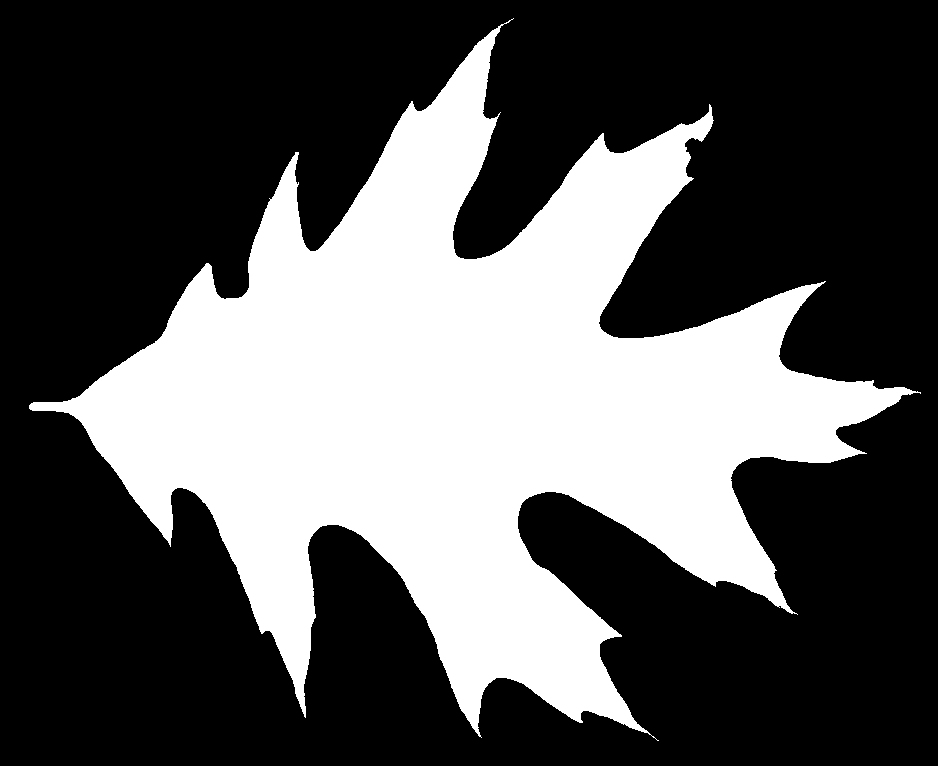
#> input picture input/images/11.jpg, 938 x 766 px; its folder holds 7 pictures in this run
$ jupyter execute --allow-errors Feature_Extraction_Leaf_Dynamic_Time_Wrapping.ipynb   (shell and % lines are left out)   (older library calls are emulated)
#> lines starting #> are read from the running program, lines starting #| are printed output that depends on the picture
# Feature Extraction for Leaf Classification (using similarity distance)
The generated Quasi Time-Series can be used as a useful feature in contructing a Leaf Classification algorithm.
The motivation was based on a recent competition in Kaggle: https://www.kaggle.com/c/leaf-classification. All details and inputs can be found in the above link (although the competition is closed!)

[cell 1]
# first we import all necessary libraries

#I/O libs
import glob
import os
import time
from bar import Bar
from natsort import natsorted
from subprocess import check_output
import itertools

# Common libs
import numpy as np
import pandas as pd
import seaborn as sns

# Matplotlib
import matplotlib.pyplot as plt
import matplotlib.image as mpimg       # reading images to numpy arrays
import matplotlib.patches as mpatches  # to draw a circle at the mean contour

# mlpy - Machine Learning Python see: http://mlpy.sourceforge.net/
import mlpy

# Scipy libraries
from scipy.misc import imread
import scipy.ndimage as ndi            # to determine shape centrality
from scipy.spatial import distance
from scipy.signal import argrelextrema

# Skimage lib for finding the contour
from skimage import measure            # to find shape contour
from skimage.measure import profile_line

from pylab import rcParams

#> (a cell that did not finish here is left out)

###  Generating Quasi Time-Series based on Leaf's Outer Contour

[cell 3]
#obtaining all quasi time_series for into a list
time_series=[]
norm_time_series=[]

# looping through all images, extract their contour and quasi time-series.
#> (the rest of this cell did not finish here and is left out)

###  Let's look at two distinct images and their corresponding quasi time_series

[cell 4]
rcParams['figure.figsize'] = (12, 6)

# reading an image file using matplotlib into a numpy array
# looking at two distance images
img1 = mpimg.imread('./input/images/11.jpg')
#> img1 is the input picture: shape (766, 938); min 0, max 255, mean 87.4
cy1,cx1 = ndi.center_of_mass(img1) #using image processing module of scipy to find the center of the leaf
#> cy1 = 404; cx1 = 464.4

plt.subplot(231)
plt.title('Leaf (+center and outer contour)')
plt.imshow(img1,cmap='Set3')  # show me the leaf
contour1 = max(measure.find_contours(img1, .8), key=len)
#> contour1 = 6387 pairs, first value 23 to 737, second value 28 to 921
plt.plot(contour1[::,1], contour1[::,0], linewidth=1.2, c='k')

plt.scatter(cx1, cy1)           # show me its center
plt.subplot(232)
plt.title('Time Series based on Leaf Contour')
#> (the rest of this cell did not finish here and is left out)

###  Calculating quasi time-series distances using standard Dynamic Time Warping

[cell 5]
#Comparing two time-series using standard Dynamic Time Warping by calculating their similarity distances, see:
# https://izbicki.me/blog/converting-images-into-time-series-for-data-mining.html
# http://stats.stackexchange.com/questions/131281/dynamic-time-warping-clustering
# http://mlpy.sourceforge.net/

distances=[]
distances=np.zeros((len(norm_time_series),len(norm_time_series)))

#> (the rest of this cell did not finish here and is left out)

[cell 6]
# putting all distances into a Pandas dataframe

df_distances=pd.DataFrame(distances)

[cell 7]
df_distances.head()

## Results:

### Heatmap of Similarity Distances
The smaller values whih are shown darker are images which have higher probability to be identical.

[cell 8]
plt.rcParams['figure.figsize']=14,14
sns.heatmap(df_distances,cmap = 'hot',vmin=0,vmax=100)#'YlGnBu')
plt.tight_layout()
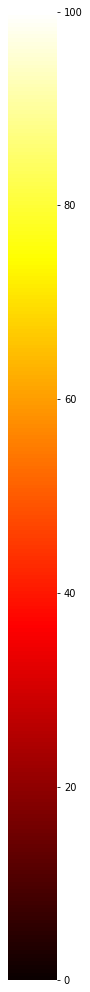
#> figure drawn by matplotlib, 2 panels

### Let's find two images that we found to be in close distance; which by definition are supposed to be identical

#> (a cell that did not finish here is left out)

As can be seen the distance of Img. 19 (because of python indexing from zero it is shown as 18) is closest to Image 16 (index 15) with distance less than 3.5 in magnitude, so let's look at Img. 19 and 16 and their corresponding normalized quasi time-series.

### Let's look at these two images (Img. 19 and 15)

[cell 10]
plt.rcParams['figure.figsize']=10,6


img1 = mpimg.imread('./input/images/19.jpg')
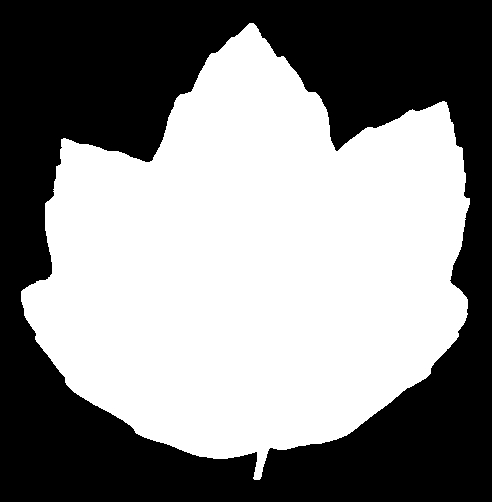
#> input picture input/images/19.jpg, 492 x 502 px
#> img1 is the input picture: shape (502, 492); min 0, max 255, mean 135.5
cy2,cx2 = ndi.center_of_mass(img1) #using image processing module of scipy to find the center of the leaf
#> cy2 = 264.7; cx2 = 253.3

plt.subplot(221)
plt.title('Leaf No. 19')
plt.imshow(img1,cmap='Set3')  # show me the leaf
contour1 = max(measure.find_contours(img1, .8), key=len)
#> contour1 = 2113 pairs, first value 22 to 480, second value 20 to 470
plt.plot(contour1[::,1], contour1[::,0], linewidth=1.2, c='k')

plt.scatter(cx2, cy2)           # show me its center
plt.subplot(222)
plt.title('Quasi Normalized Time Series of Leaf No. 19')
#> (the rest of this cell did not finish here and is left out)
